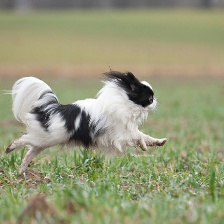
#> input picture WuXinYu/PythonWorkPlace/Pic_change/20.92_93_im.jpg, 224 x 224 px; its folder holds 4 pictures in this run
$ python image_01.py   (older library calls are emulated)
#> lines starting #> are read from the running program, lines starting #| are printed output that depends on the picture
# -*- coding: utf-8 -*-
"""
Created on Thu Sep 14 21:53:09 2017

@author: Cedric
"""

from PIL import Image
import glob, os

size = 128, 128

for infile in glob.glob("*.jpg"):
    file, ext = os.path.splitext(infile)
    im = Image.open(infile)
#> im is the input picture: PIL image 224x224 RGB; mean R, G, B 150.7, 153.5, 121.3
    im.thumbnail(size, Image.ANTIALIAS)
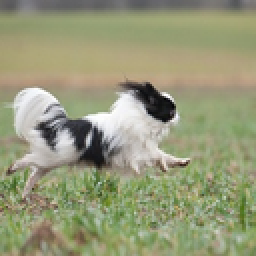
#> im: PIL image 128x128 RGB (shown 2 times larger); mean R, G, B 150.7, 153.5, 121.3
    im.save(file + ".thumbnail", "JPEG")
#> pass 2 of the loop `for infile in glob.glob("*.jpg"):`:
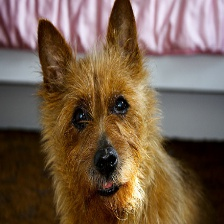
#> input picture WuXinYu/PythonWorkPlace/Pic_change/22.28_95_im.jpg, 224 x 224 px
#> im is the input picture: PIL image 224x224 RGB; mean R, G, B 118, 95.7, 76.8
#> `im.thumbnail(size, Image.ANTIALIAS)`:
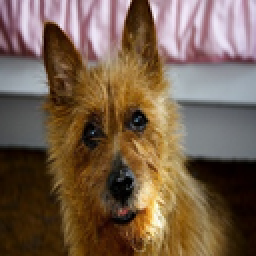
#> im: PIL image 128x128 RGB (shown 2 times larger); mean R, G, B 118, 95.7, 76.8
#> pass 3 of the loop `for infile in glob.glob("*.jpg"):`:
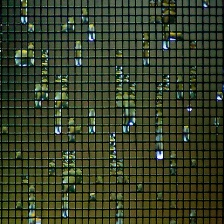
#> input picture WuXinYu/PythonWorkPlace/Pic_change/26.75_36_im.jpg, 224 x 224 px
#> im is the input picture: PIL image 224x224 RGB; mean R, G, B 55.4, 64, 41.8
#> `im.thumbnail(size, Image.ANTIALIAS)`:
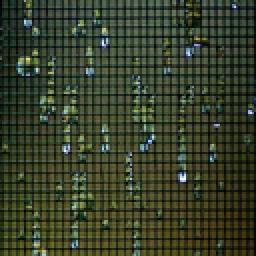
#> im: PIL image 128x128 RGB (shown 2 times larger); mean R, G, B 55.4, 63.9, 41.8
#> the loop made 4 passes; the first 3 are shown
